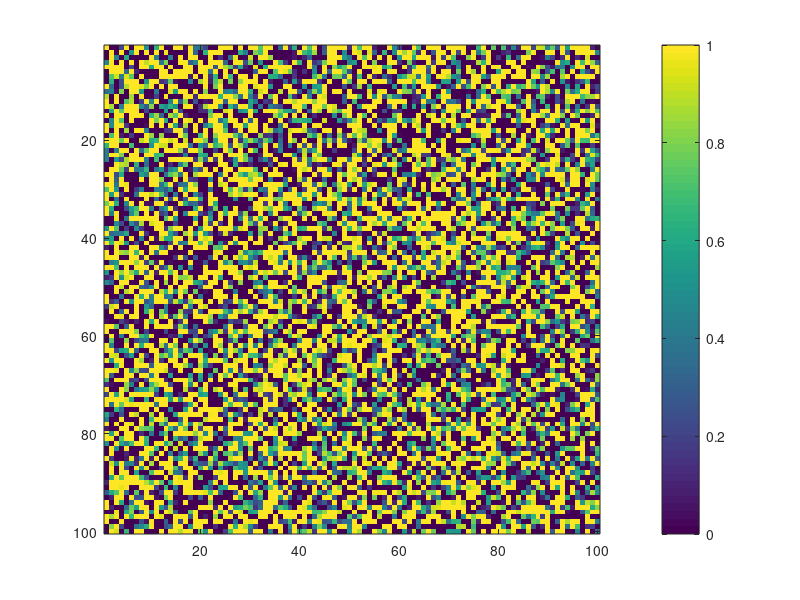
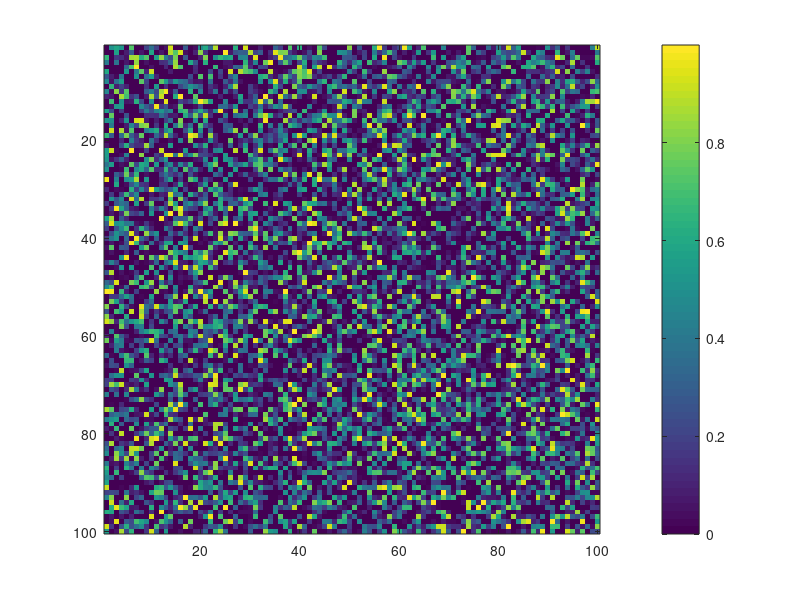
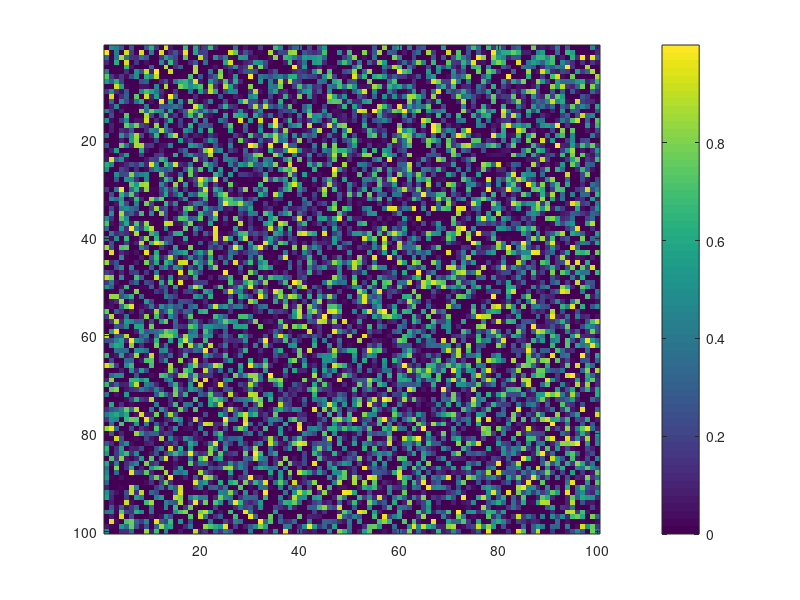
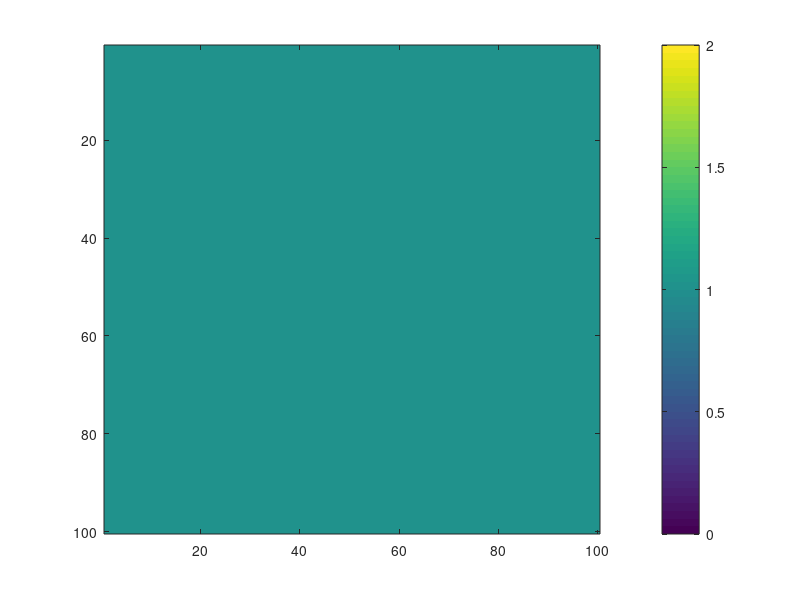

These charts were generated, in order, by the following MATLAB code: (Note: this script raises an error after producing the figures.)
clear; 
close all;
clc;

% create fake data
N = 100;
V = rand(N,N);
% randomly add some zeros and ones
M = floor(N^2/2);
zerosInd = randi(N,M,2);
onesInd = randi(N,M);
for m = 1:1:M
V(zerosInd(m,1), zerosInd(m,2)) = 0;
V(onesInd(m,1), onesInd(m,2)) = 1;
end
U = rand(N,N).*(1-V);
O = 1 - V - U;

figure; imagesc(V); colorbar;
figure; imagesc(U); colorbar;
figure; imagesc(O); colorbar;
figure; imagesc(V+U+O); colorbar;

% parameters
mZ = 3;
nZ = 100;
zval = linspace(-3,mZ+3,nZ);
for q = 1:1:nZ
    z_VU(q) = exp(-(zval(q))^2/2);
    z_O(q) = exp(-(zval(q)-mZ)^2/2);
end

nG = nZ; % number of discrete sensor levels
mG = 3; % sensitivity
gval = linspace(-3,mG+3,nG);
for l = 1:1:nG
    g_V(l) = exp(-(gval(l))^2/2);
    g_UO(l) = exp(-(gval(l)-mG)^2/2);
end
g_V = g_V ./ sum(g_V);
g_UO = g_UO ./ sum(g_UO);

%%

tic;
[H_C, I_C_GZ, totalEntropy] = mutualInformationMappingTarget_original(V, U, O, z_VU, z_O, g_V, g_UO);
toc;